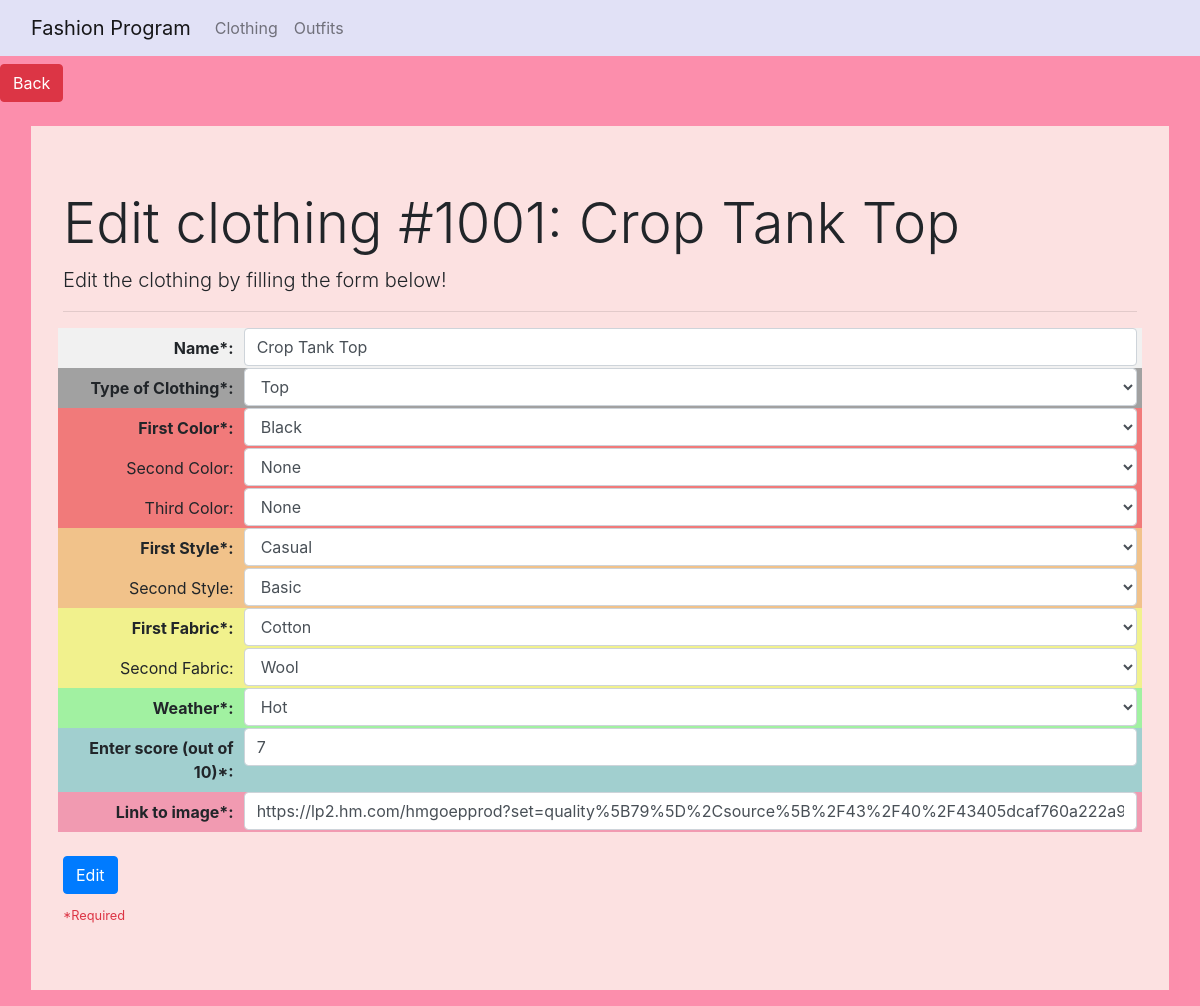
/edit/1001, run on an earlier commit of the app's database.
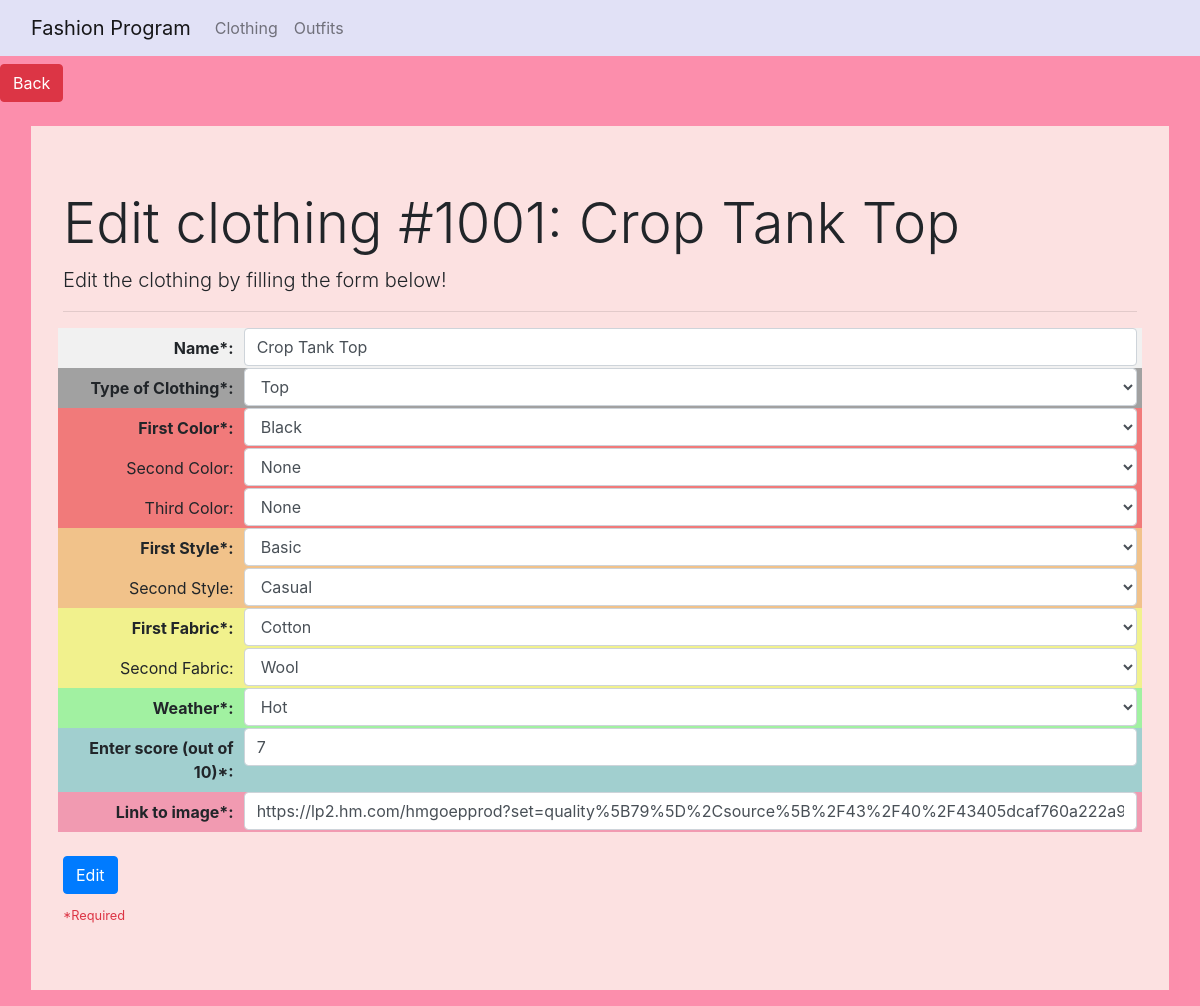
And on a later commit of the database.
### tables this page shows
CREATE TABLE Clothing (
        Clothing_ID INT PRIMARY KEY,
        Name TEXT NOT NULL,
        Color1 TEXT NOT NULL,
        Style1 TEXT NOT NULL,
        Fabric1 TEXT NOT NULL,
        Weather INT NOT NULL,
        Score INT NOT NULL,
        Link TEXT NOT NULL,
        Type TEXT NOT NULL
    );

CREATE TABLE Additional_Style_2 (
        Clothing_ID INT PRIMARY KEY,
        Data TEXT NOT NULL
    );

CREATE TABLE Additional_Fabric_2 (
        Clothing_ID INT PRIMARY KEY,
        Data TEXT NOT NULL
    );

### main.py (the view, shortened to what this page needs)
@app.route('/edit/<ID>', methods=["GET", "POST"])
def editClothing(ID):  # to edit clothing
    global COLORS, STYLES, FABRICS, WEATHER, CLOTHING_TYPES
    EXISTING_INFORMATION = algorithms.formatClothingInput(algorithms.getExistingClothingInfo(ID))
    ALERT = ""
    return render_template("edit.html", existing_info=EXISTING_INFORMATION, colors=COLORS, styles=STYLES,
                           fabrics=FABRICS, weather=WEATHER, clothing_types=CLOTHING_TYPES, alert=ALERT)

### algorithms.py (called while the page is built)
def formatClothingInput(CLOTHING_INFO):
    for i in range(len(CLOTHING_INFO[1]) - 1, -1, -1):
        if CLOTHING_INFO[1][i] is None or CLOTHING_INFO[1][i] == "None" or CLOTHING_INFO[1][i] == "":
            CLOTHING_INFO[1].pop(i)
    while len(CLOTHING_INFO[1]) < 3:
        CLOTHING_INFO[1].append(None)
    for i in range(len(CLOTHING_INFO[2]) - 1, -1, -1):
        if CLOTHING_INFO[2][i] is None or CLOTHING_INFO[2][i] == "None" or CLOTHING_INFO[2][i] == "":
            CLOTHING_INFO[2].pop(i)
    while len(CLOTHING_INFO[2]) < 2:
        CLOTHING_INFO[2].append(None)
    for i in range(len(CLOTHING_INFO[3]) - 1, -1, -1):
        if CLOTHING_INFO[3][i] is None or CLOTHING_INFO[3][i] == "None" or CLOTHING_INFO[3][i] == "":
            CLOTHING_INFO[3].pop(i)
    while len(CLOTHING_INFO[3]) < 2:
        CLOTHING_INFO[3].append(None)
    return CLOTHING_INFO

### templates/edit.html (shortened to what this page needs)
<!doctype html>
<html lang="en">
  <head>
    <link rel="stylesheet" href="https://cdn.jsdelivr.net/npm/bootstrap@4.0.0/dist/css/bootstrap.min.css">
    <link rel="stylesheet" type="text/css" href="{{ url_for('static',filename='styles/custom.css') }}">
  </head>
  <body>
    <nav class="navbar navbar-expand-xl navbar-light">
      <div class="container-fluid">
        <div class="navbar-brand">Fashion Program</div>
        <div class="collapse navbar-collapse" id="navbarSupportedContent">
          <ul class="navbar-nav mr-auto">
            <li class="nav-item">
              <a class="nav-link" href="/">Clothing</a>
            </li>
            <li class="nav-item">
              <a class="nav-link" href="{{url_for('outfits')}}">Outfits</a>
            </li>
          </ul>
        </div>
      </div>
    </nav>
    <a href="/" role="button" class="btn btn-danger my-2">Back</a>
    <div class="container-fluid">
        <div class="jumbotron m-3">
            <h1 class="display-4">Edit clothing #{{existing_info[0]}}: {{existing_info[1]}}</h1>
            <p class="lead">Edit the clothing by filling the form below! </p>
            <hr>
            <form class="form-horizontal" method="post" action="/edit/{{existing_info[0]}}">
                <div class="form-row white-bg">
                  <label class="control-label col-sm-2 text-right font-weight-bold mt-2" for="clothingName">
                      Name*: </label>
                  <div class="col-sm-10">
                      <input type="text" class="form-control" id="clothingName" placeholder="Enter name" required
                             name="clothing name" value="{{existing_info[1]}}">
                  </div>
                </div>
                <div class="form-row light-gray-bg">
                  <label class="control-label col-sm-2 text-right font-weight-bold mt-2" for="clothingType">
                      Type of Clothing*: </label>
                  <div class="col-sm-10">
                      <select class="form-control" id="clothingType" required
                              name="clothing type">
                          {% for clothing_type in clothing_types %}
                            {% if existing_info[8] is not none %}
                                {% if clothing_type == existing_info[8] %}
                                    <option selected>{{clothing_type}}</option>
                                {% else %}
                                    <option>{{clothing_type}}</option>
                                {% endif %}
                            {% else %}
                                <option>{{clothing_type}}</option>
                            {% endif %}
                          {% endfor %}
                      </select>
                  </div>
                </div>
                <div class="form-row red-bg">
                  <label class="control-label col-sm-2 text-right font-weight-bold mt-2" for="firstColor">
                      First Color*: </label>
                  <div class="col-sm-10">
                      <select class="form-control" id="firstColor" required name="first color">
                          {% for color in colors %}
                            {% if existing_info[2][0] is not none %}
                                {% if color == existing_info[2][0] %}
                                    <option selected>{{color}}</option>
                                {% else %}
                                    <option>{{color}}</option>
                                {% endif %}
                            {% else %}
                                <option>{{color}}</option>
                            {% endif %}
                          {% endfor %}
                      </select>
                  </div>
                </div>
                <div class="form-row red-bg">
                  <label class="control-label col-sm-2 text-right mt-2" for="secondColor">
                      Second Color: </label>
                  <div class="col-sm-10">
                      <select class="form-control" id="secondColor" name="second color">
                          {% for color in colors %}
                            {% if existing_info[2][1] is not none %}
                                {% if color == existing_info[2][1] %}
                                    <option selected>{{color}}</option>
                                {% else %}
                                    <option>{{color}}</option>
                                {% endif %}
                            {% else %}
                                <option>{{color}}</option>
                            {% endif %}
                          {% endfor %}
                      </select>
                  </div>
                </div>
                <div class="form-row red-bg">
                  <label class="control-label col-sm-2 text-right mt-2" for="thirdColor">
                      Third Color: </label>
                  <div class="col-sm-10">
                      <select class="form-control" id="thirdColor" name="third color">
                          {% for color in colors %}
                            {% if existing_info[2][2] is not none %}
                                {% if color == existing_info[2][2] %}
                                    <option selected>{{color}}</option>
                                {% else %}
                                    <option>{{color}}</option>
                                {% endif %}
                            {% else %}
                                <option>{{color}}</option>
                            {% endif %}
                          {% endfor %}
                      </select>
                  </div>
                </div>
                <div class="form-row orange-bg">
                  <label class="control-label col-sm-2 text-right font-weight-bold mt-2" for="firstStyle">
                      First Style*: </label>
                  <div class="col-sm-10">
                      <select class="form-control" id="firstStyle" required name="first style">
                          {% for style in styles %}
                            {% if existing_info[3][0] is not none %}
                                {% if style == existing_info[3][0] %}
                                    <option selected>{{style}}</option>
                                {% else %}
                                    <option>{{style}}</option>
                                {% endif %}
                            {% else %}
                                <option>{{style}}</option>
                            {% endif %}
                          {% endfor %}
                      </select>
                  </div>
                </div>
                <div class="form-row orange-bg">
                  <label class="control-label col-sm-2 text-right mt-2" for="secondStyle">Second Style: </label>
                  <div class="col-sm-10">
                      <select class="form-control" id="secondStyle" name="second style">
                          {% for style in styles %}
                            {% if existing_info[3][1] is not none %}
                                {% if style == existing_info[3][1] %}
                                    <option selected>{{style}}</option>
                                {% else %}
                                    <option>{{style}}</option>
                                {% endif %}
                            {% else %}
                                <option>{{style}}</option>
                            {% endif %}
                          {% endfor %}
                      </select>
                  </div>
                </div>
                <div class="form-row yellow-bg">
                  <label class="control-label col-sm-2 text-right font-weight-bold mt-2" for="firstFabric">
                      First Fabric*: </label>
                  <div class="col-sm-10">
                      <select class="form-control" id="firstFabric" required name="first fabric">
                          {% for fabric in fabrics %}
                            {% if existing_info[4][0] is not none %}
                                {% if fabric == existing_info[4][0] %}
                                    <option selected>{{fabric}}</option>
                                {% else %}
                                    <option>{{fabric}}</option>
                                {% endif %}
                            {% else %}
                                <option>{{fabric}}</option>
                            {% endif %}
                          {% endfor %}
                      </select>
                  </div>
                </div>
                <div class="form-row yellow-bg">
                  <label class="control-label col-sm-2 text-right mt-2" for="secondFabric">
                      Second Fabric: </label>
                  <div class="col-sm-10">
                      <select class="form-control" id="secondFabric" name="second fabric">
                          {% for fabric in fabrics %}
                            {% if existing_info[4][1] is not none %}
                                {% if fabric == existing_info[4][1] %}
                                    <option selected>{{fabric}}</option>
                                {% else %}
                                    <option>{{fabric}}</option>
                                {% endif %}
                            {% else %}
                                <option>{{fabric}}</option>
                            {% endif %}
                          {% endfor %}
                      </select>
                  </div>
                </div>
                <div class="form-row green-bg">
                  <label class="control-label col-sm-2 text-right font-weight-bold mt-2" for="clothingWeather">
                      Weather*: </label>
                  <div class="col-sm-10">
                      <select class="form-control" id="clothingWeather" required name="weather">
                          {% for weatherType in weather %}
                            {% if existing_info[5] is not none %}
                                {% if weatherType == existing_info[5] %}
                                    <option selected>{{weatherType}}</option>
                                {% else %}
                                    <option>{{weatherType}}</option>
                                {% endif %}
                            {% else %}
                                <option>{{weatherType}}</option>
                            {% endif %}
                          {% endfor %}
                      </select>
                  </div>
                </div>
                <div class="form-row turquoise-bg">
                  <label class="control-label col-sm-2 text-right font-weight-bold mt-2" for="clothingScore">
                      Enter score (out of 10)*: </label>
                  <div class="col-sm-10">
                      <input type="number" min=0 max=10 class="form-control" id="clothingScore"
                             placeholder="Enter score" required name="clothing score" value="{{existing_info[6]}}">
                  </div>
                </div>
                <div class="form-row magenta-bg">
                  <label class="control-label col-sm-2 text-right font-weight-bold mt-2" for="imageLink">
                      Link to image*: </label>
                  <div class="col-sm-10">
                      <input type="text" class="form-control" id="imageLink" placeholder="Enter image link"
                             required name="image link" value="{{existing_info[7]}}">
                  </div>
                </div>
                <input type="submit" class="btn btn-primary my-2" value="Edit">
            </form>
            <small class="text-danger">*Required</small>
        </div>
    </div>
  </body>
</html>

### static/styles/custom.css (style rules this page uses)
body { background-color: #FC8EAC; }
.jumbotron { background-color: #FCE1E1; border-radius: 0px; }
nav { background-color: #E1E1F6; }
.white-bg { background-color: #f1f1f1; }
.light-gray-bg { background-color: #a1a1a1; }
.red-bg { background-color: #f17a7a; }
.orange-bg { background-color: #f1c28a; }
.yellow-bg { background-color: #f1f18d; }
.green-bg { background-color: #a1f1a1; }
.turquoise-bg { background-color: #a1cfcf; }
.magenta-bg { background-color: #f19ab1; }

What changed in the data, as far as the page shows it:
changed Clothing "Crop Tank Top": Style1 "Casual" → "Basic"
changed Additional_Style_2: Data "Basic" → "Casual"
